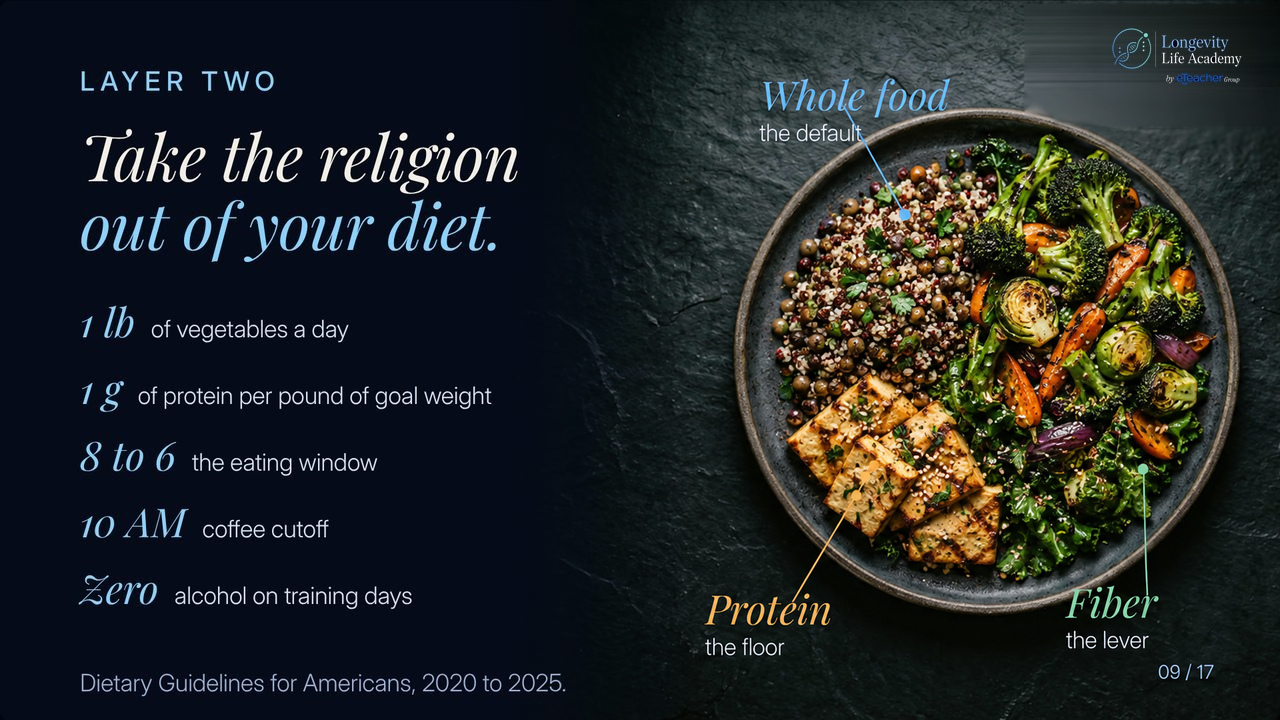
#> input picture slide-canvas/v46/assets/food-plate.jpg, 1280 x 720 px, given in place of n12_before8.jpg, which was not available
$ python build-v46-round10-s15.py
#> lines starting #> are read from the running program, lines starting #| are printed output that depends on the picture; after the words box and inside, x2 and y2 are one past the last pixel; in counts of white or black regions, pixels touching at a corner belong together; pictures that were not available may be replaced by others from this repository, and a replacement may not be noted
# slide 15 ROUND 8: leader lines re-pointed to the real anatomy.
#   Brain  -> top of the skull (hair crown) ; Heart and lungs -> left-centre chest ; Muscles and bones -> her right arm (forearm, image left)
# Old lines/dots/glow are inpainted away; new thin lines in the same style (2 px + soft glow + round dot). Labels/text untouched.
import cv2,numpy as np,sys
OUT=sys.argv[1] if len(sys.argv)>1 else 'assets/n12-sameage.jpg'
im=cv2.imread('/workspace/r5/n12_before8.jpg')
#> im is the input picture: shape (720, 1280, 3); mean B, G, R 37.3, 37.7, 34.5
H,W=im.shape[:2]
#> H = 720; W = 1280
def poly(m,pts,w):
    for a,b in zip(pts[:-1],pts[1:]):cv2.line(m,a,b,255,w,cv2.LINE_AA)
from skimage.restoration import inpaint_biharmonic
def geo(pts,w,dots,rad):
    b=np.zeros((H,W),np.uint8)
    for a,c in zip(pts[:-1],pts[1:]):cv2.line(b,a,c,255,w)
    for d in dots:cv2.circle(b,d,rad,255,-1)
    return b
white=(im.min(2)>205);wd=cv2.dilate(white.astype(np.uint8),np.ones((3,3),np.uint8))>0
#> after `white = im.min(2) > 205`:
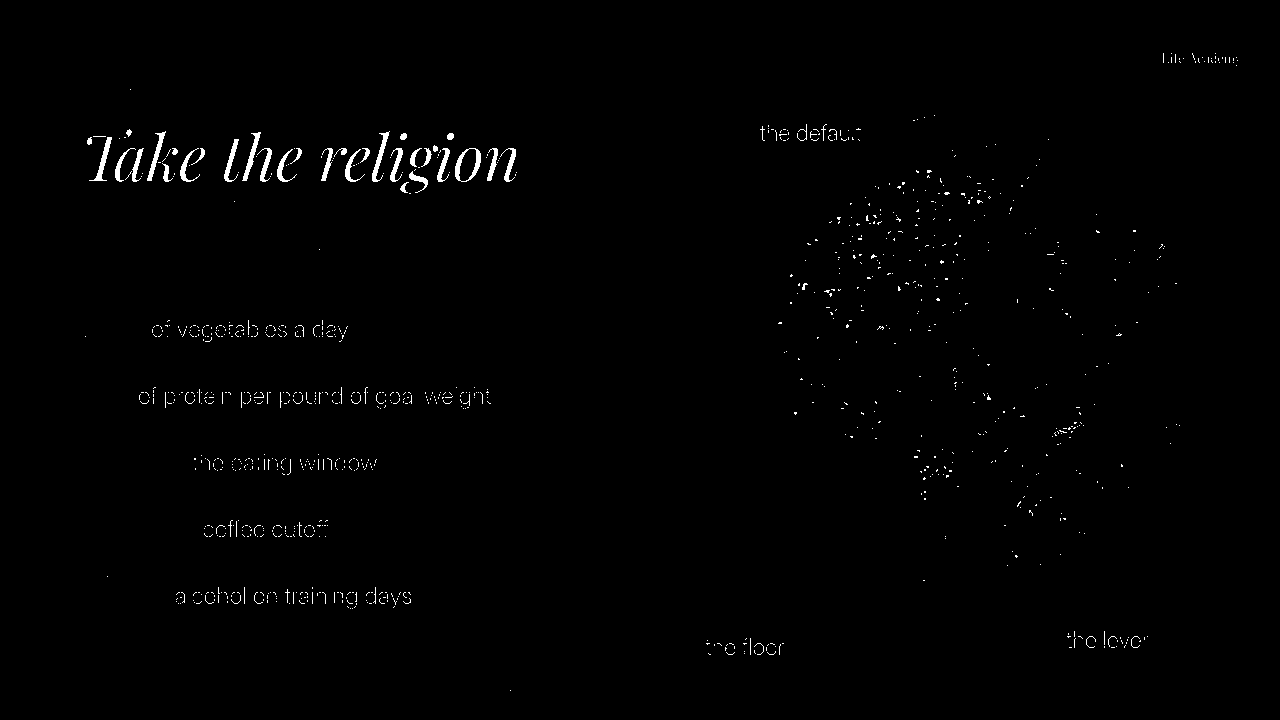
#> white: shape (720, 1280) bool; 0.83% white; 1015 white regions (972 under 20 px), largest, box (x1, y1, x2, y2) and area: (455, 148, 481, 182) 293, (372, 131, 390, 182) 253, (89, 137, 112, 181) 247
#> after `wd = cv2.dilate(white.astype(np.uint8), np.ones((3, 3), np.uint8)) > 0`:
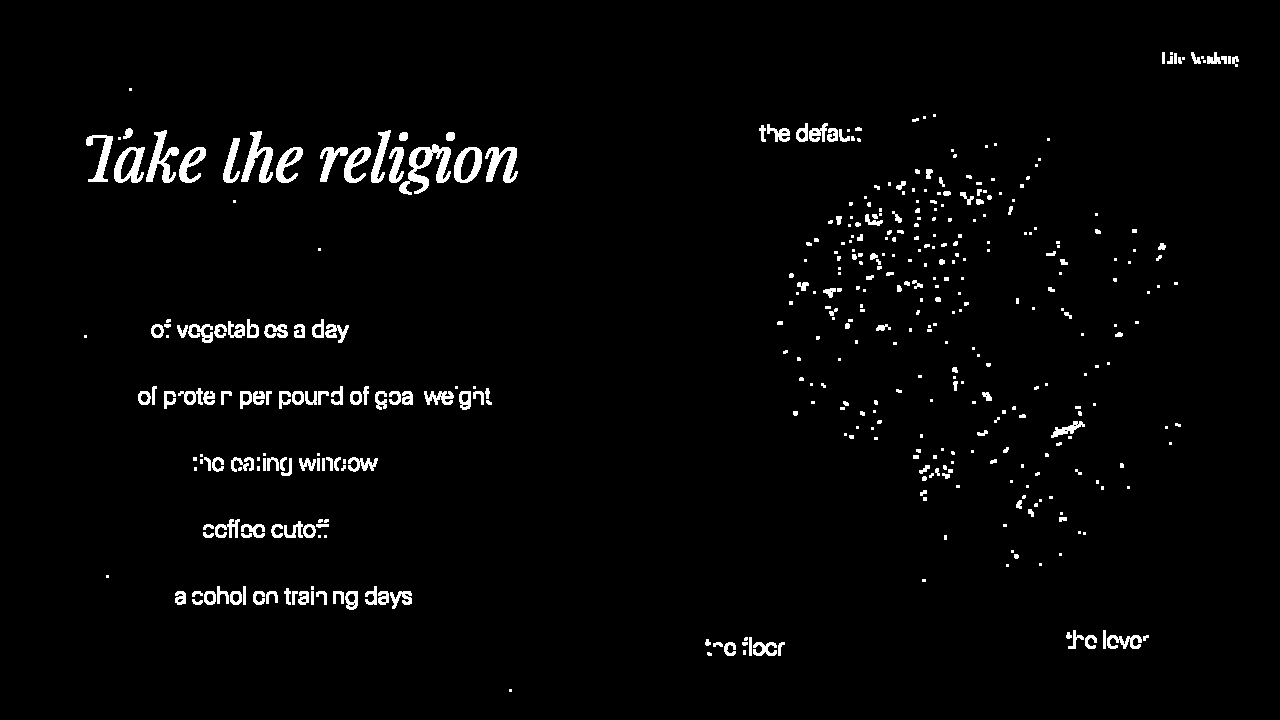
#> wd: shape (720, 1280) bool; 2.6% white; 427 white regions (226 under 20 px), largest, box (x1, y1, x2, y2) and area: (399, 144, 451, 195) 1057, (241, 131, 273, 183) 738, (146, 130, 179, 183) 694
med=cv2.medianBlur(im,41).astype(int)
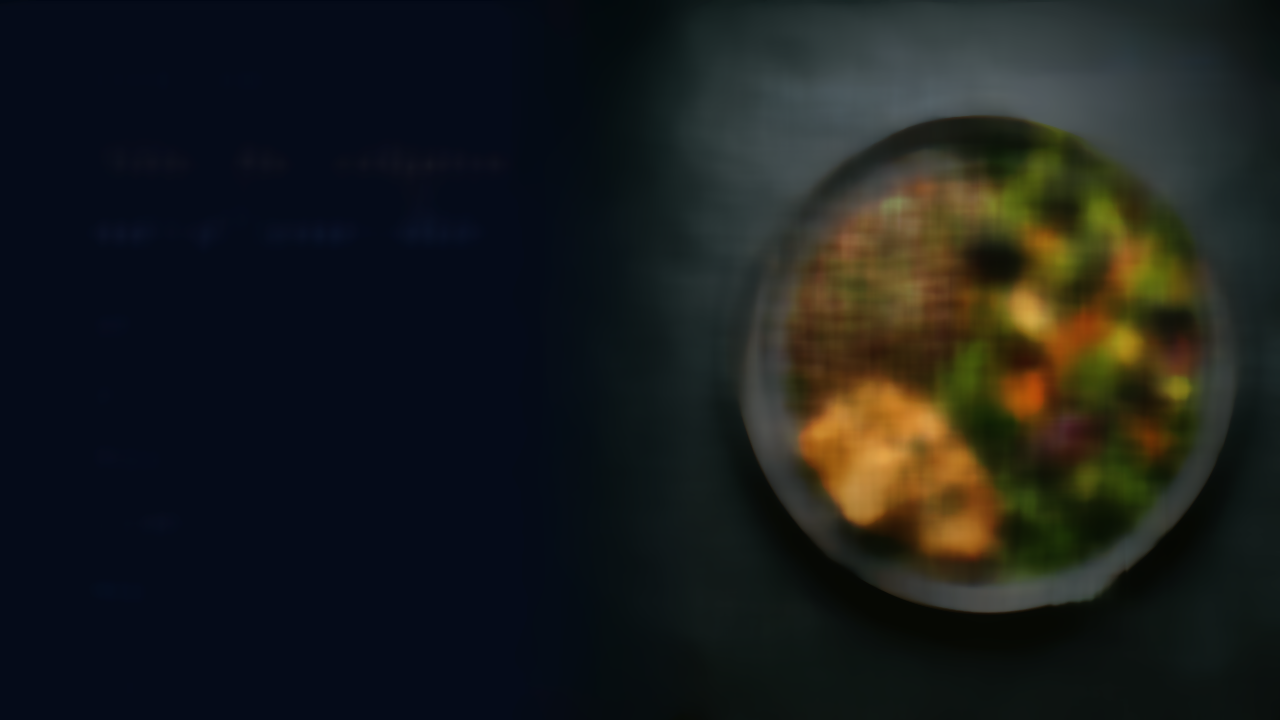
#> med: shape (720, 1280, 3) int64; mean B, G, R 28.6, 29.7, 27
dif=(np.abs(im.astype(int)-med).max(2)>10).astype(np.uint8)*255
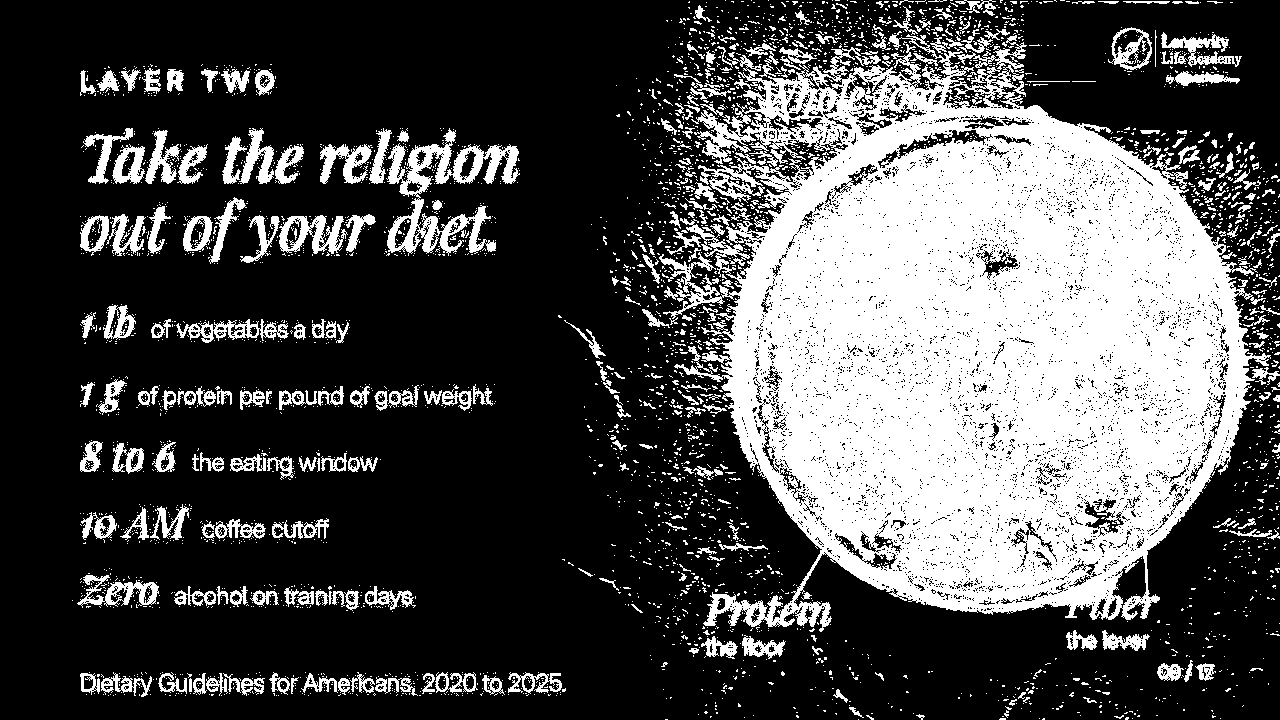
#> dif: shape (720, 1280); 30.3% white; 3780 white regions (3444 under 20 px), largest, box (x1, y1, x2, y2) and area: (659, 31, 1271, 632) 214609, (386, 128, 520, 256) 5673, (279, 215, 348, 254) 1381
G1=geo([(1480,176),(1497,398)],21,[(1480,176)],17);G1[392:406,1503:]=0   # keep the brain stub (y=399)
#> after the loop in geo, `for a,c in zip(pts[:-1],pts[1:]):cv2.line(b,a,c,255,w)`: b: shape (720, 1280); every value is 0
G2=geo([(1466,327),(1486,452)],21,[(1466,327)],17)
G3=geo([(1535,610),(1500,662)],21,[(1535,610)],16);G3[652:672,1498:1557]=255
G=G1|G2|G3;G[:,1557:]=0
m=cv2.bitwise_and(G,dif);m=cv2.dilate(m,np.ones((5,5),np.uint8));m[wd]=0
# wide soft glow left behind by the old diagonal muscles leader and its dot (dark shirt: smooth fill is exact enough)
W4=np.zeros((H,W),np.uint8);cv2.line(W4,(1552,548),(1492,664),255,34);cv2.circle(W4,(1535,607),28,255,-1)
W4[:546]=0;W4[:,1557:]=0;W4[wd]=0
m=m|W4
y0,y1,x0,x1=150,700,1380,1560
crop=im[y0:y1,x0:x1].astype(np.float32)/255;mk=m[y0:y1,x0:x1]>0
#> after `crop = im[y0:y1, x0:x1].astype(np.float32) / 255`: crop = empty array
#> after `mk = m[y0:y1, x0:x1] > 0`: mk = empty array
#> (the run stopped early here; a loop or call above may not have finished)
